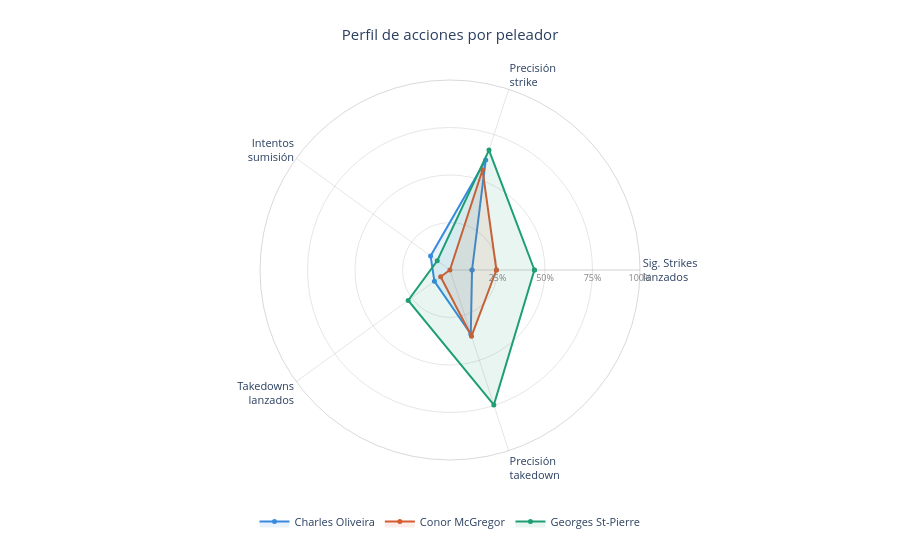

This figure's notebook cell:
### Code cell
import plotly.graph_objects as go

peleadores = ['Charles Oliveira'
              , 'Georges St-Pierre', 'Conor McGregor'
             ]

df_sel = df_peleador_acciones[
    df_peleador_acciones['fighter'].isin(peleadores)
].copy()

cols_norm = ['avg_SIG_STR_landed', 'avg_SIG_STR_pct', 
             'avg_SUB_ATT', 'avg_TD_landed', 'avg_TD_pct']

categorias = [
    'Sig. Strikes<br>lanzados',
    'Precisión<br>strike',
    'Intentos<br>sumisión',
    'Takedowns<br>lanzados',
    'Precisión<br>takedown'
]

# ✅ Calcular máximos globales UNA SOLA VEZ, fuera del loop
maximos_globales = {col: df_peleador_acciones[col].max() for col in cols_norm}

df_norm = df_sel.copy()
for col in cols_norm:
    max_global = maximos_globales[col]
    # ✅ Siempre normalizar contra el máximo global — sin importar cuántos peleadores
    df_norm[col] = df_norm[col] / max_global if max_global > 0 else 0

colores = [
    ('#378ADD', 'rgba(55,138,221,0.10)'),
    ('#D85A30', 'rgba(216,90,48,0.10)'),
    ('#1D9E75', 'rgba(29,158,117,0.10)'),
    ('#9B59B6', 'rgba(155,89,182,0.10)'),
    ('#F39C12', 'rgba(243,156,18,0.10)'),
]

fig = go.Figure()

for i, (_, row_norm) in enumerate(df_norm.iterrows()):
    nombre   = row_norm['fighter']
    row_real = df_sel[df_sel['fighter'] == nombre].iloc[0]
    
    vals_norm = [row_norm[c] for c in cols_norm]
    tooltip   = [
        f'{cat.replace("<br>", " ")}: {row_real[col]:.2f}'
        for cat, col in zip(categorias, cols_norm)
    ]
    
    color_line, color_fill = colores[i % len(colores)]
    
    fig.add_trace(go.Scatterpolar(
        r             = vals_norm + [vals_norm[0]],
        theta         = categorias + [categorias[0]],
        name          = nombre,
        text          = tooltip + [tooltip[0]],
        hovertemplate = '%{text}<extra></extra>',
        line          = dict(color=color_line, width=2),
        fill          = 'toself',
        fillcolor     = color_fill,
        marker        = dict(size=5, color=color_line),
    ))

fig.update_layout(
    polar=dict(
        bgcolor='rgba(0,0,0,0)',
        radialaxis=dict(
            visible  = True,
            range    = [0, 1],
            tickvals = [0.25, 0.5, 0.75, 1.0],
            ticktext = ['25%', '50%', '75%', '100%'],
            tickfont = dict(size=9, color='gray'),
            gridcolor= 'rgba(128,128,128,0.2)',
            linecolor= 'rgba(128,128,128,0.2)',
        ),
        angularaxis=dict(
            tickfont = dict(size=11),
            gridcolor= 'rgba(128,128,128,0.2)',
            linecolor= 'rgba(128,128,128,0.3)',
        ),
    ),
    legend=dict(
        orientation='h',
        yanchor='bottom',
        y=-0.20,
        xanchor='center',
        x=0.5,
        font=dict(size=11),
    ),
    title=dict(
        text='Perfil de acciones por peleador',
        x=0.5,
        font=dict(size=15),
    ),
    paper_bgcolor='rgba(0,0,0,0)',
    plot_bgcolor ='rgba(0,0,0,0)',
    height=560,
    margin=dict(t=80, b=100, l=80, r=80),
)

fig.show()

### Figure 1 — Plotly figure (JSON) as saved in the notebook; plotly's stock layout.template omitted (floating-point values rounded to 4 significant figures)
{"data": [{"fill": "toself", "fillcolor": "rgba(55,138,221,0.10)", "hovertemplate": "%{text}<extra></extra>", "line": {"color": "#378ADD", "width": 2}, "marker": {"color": "#378ADD", "size": 5}, "name": "Charles Oliveira", "r": [0.116, 0.6083, 0.1264, 0.1014, 0.3539, 0.116], "text": ["Sig. Strikes lanzados: 14.04", "Precisión strike: 0.52", "Intentos sumisión: 1.81", "Takedowns lanzados: 1.45", "Precisión takedown: 0.35", "Sig. Strikes lanzados: 14.04"], "theta": ["Sig. Strikes<br>lanzados", "Precisión<br>strike", "Intentos<br>sumisión", "Takedowns<br>lanzados", "Precisión<br>takedown", "Sig. Strikes<br>lanzados"], "type": "scatterpolar"}, {"fill": "toself", "fillcolor": "rgba(216,90,48,0.10)", "hovertemplate": "%{text}<extra></extra>", "line": {"color": "#D85A30", "width": 2}, "marker": {"color": "#D85A30", "size": 5}, "name": "Conor McGregor", "r": [0.2442, 0.5546, 0.0005379, 0.06091, 0.3663, 0.2442], "text": ["Sig. Strikes lanzados: 29.55", "Precisión strike: 0.48", "Intentos sumisión: 0.01", "Takedowns lanzados: 0.87", "Precisión takedown: 0.37", "Sig. Strikes lanzados: 29.55"], "theta": ["Sig. Strikes<br>lanzados", "Precisión<br>strike", "Intentos<br>sumisión", "Takedowns<br>lanzados", "Precisión<br>takedown", "Sig. Strikes<br>lanzados"], "type": "scatterpolar"}, {"fill": "toself", "fillcolor": "rgba(29,158,117,0.10)", "hovertemplate": "%{text}<extra></extra>", "line": {"color": "#1D9E75", "width": 2}, "marker": {"color": "#1D9E75", "size": 5}, "name": "Georges St-Pierre", "r": [0.4443, 0.6638, 0.08303, 0.2722, 0.7467, 0.4443], "text": ["Sig. Strikes lanzados: 53.76", "Precisión strike: 0.57", "Intentos sumisión: 1.19", "Takedowns lanzados: 3.89", "Precisión takedown: 0.75", "Sig. Strikes lanzados: 53.76"], "theta": ["Sig. Strikes<br>lanzados", "Precisión<br>strike", "Intentos<br>sumisión", "Takedowns<br>lanzados", "Precisión<br>takedown", "Sig. Strikes<br>lanzados"], "type": "scatterpolar"}], "layout": {"height": 560, "legend": {"font": {"size": 11}, "orientation": "h", "x": 0.5, "xanchor": "center", "y": -0.2, "yanchor": "bottom"}, "margin": {"b": 100, "l": 80, "r": 80, "t": 80}, "paper_bgcolor": "rgba(0,0,0,0)", "plot_bgcolor": "rgba(0,0,0,0)", "polar": {"angularaxis": {"gridcolor": "rgba(128,128,128,0.2)", "linecolor": "rgba(128,128,128,0.3)", "tickfont": {"size": 11}}, "bgcolor": "rgba(0,0,0,0)", "radialaxis": {"gridcolor": "rgba(128,128,128,0.2)", "linecolor": "rgba(128,128,128,0.2)", "range": [0, 1], "tickfont": {"color": "gray", "size": 9}, "ticktext": ["25%", "50%", "75%", "100%"], "tickvals": [0.25, 0.5, 0.75, 1], "visible": true}}, "title": {"font": {"size": 15}, "text": "Perfil de acciones por peleador", "x": 0.5}}}
